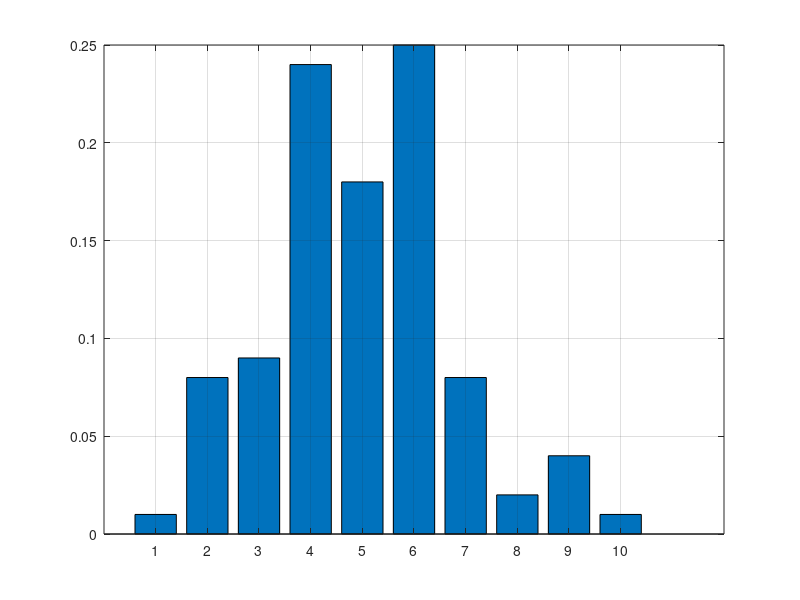

Here is the MATLAB script that generated this plot:
function [result] = question4()
dice = csvread('wuerfel.csv');
h = hist(dice);
s = size(h);
su = sum(h);
y = [];
for x = s(1):s(2)
    y = [y h(x)/su];
end
bar(y)
z = [];
si = size(y);
for i = 1:si(2)
    s = 0; 
    for j = 1:i
        s = s + y(j);
    end
    z = [z s];
end
% bar(z);

rndnumber = unifrnd(0,1);
result = 0;
for i = 1:10
    if z(11 - i) < rndnumber
        
        result = 12-i;
        break
    end
    if i == 10
        result = 1;
    end
end
    

grid on
end